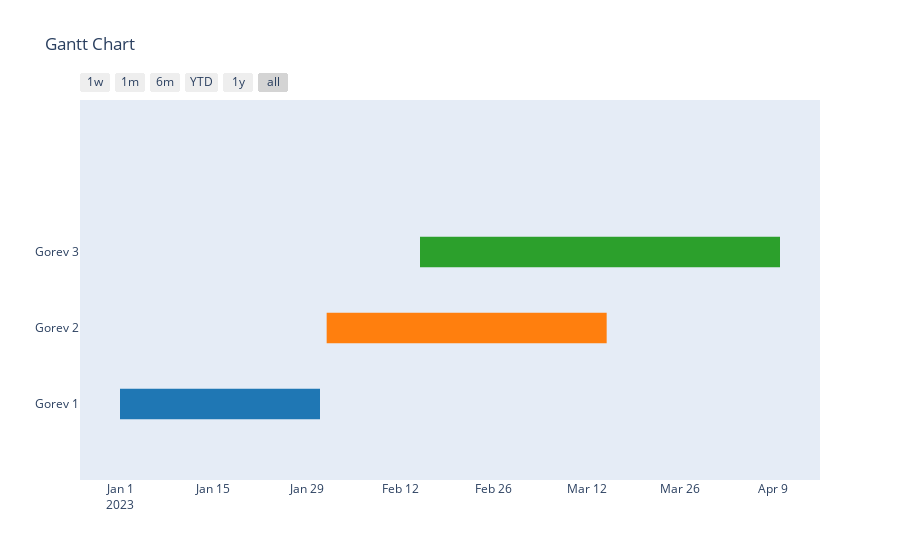

Notebook code for this chart:
### Markdown cell above
# Gantt Chart

### Code cell
import plotly.figure_factory as ff

data = [
    dict(Task="Gorev 1", Start='2023-01-01', Finish='2023-01-31'),
    dict(Task="Gorev 2", Start='2023-02-01', Finish='2023-03-15'),
    dict(Task="Gorev 3", Start='2023-02-15', Finish='2023-04-10'),
]

fig = ff.create_gantt(data)
fig.write_image('gantt_chart.png')
fig.show()

### Figure 1 — Plotly figure (JSON) as saved in the notebook; plotly's stock layout.template omitted (floating-point values rounded to 4 significant figures)
{"data": [{"fill": "toself", "fillcolor": "rgb(255, 127, 14)", "hoverinfo": "name", "legendgroup": "rgb(255, 127, 14)", "mode": "none", "name": "Gorev 2", "type": "scatter", "x": ["2023-02-01", "2023-03-15", "2023-03-15", "2023-02-01"], "y": [0.8, 0.8, 1.2, 1.2]}, {"fill": "toself", "fillcolor": "rgb(31, 119, 180)", "hoverinfo": "name", "legendgroup": "rgb(31, 119, 180)", "mode": "none", "name": "Gorev 1", "type": "scatter", "x": ["2023-01-01", "2023-01-31", "2023-01-31", "2023-01-01"], "y": [-0.2, -0.2, 0.2, 0.2]}, {"fill": "toself", "fillcolor": "rgb(44, 160, 44)", "hoverinfo": "name", "legendgroup": "rgb(44, 160, 44)", "mode": "none", "name": "Gorev 3", "type": "scatter", "x": ["2023-02-15", "2023-04-10", "2023-04-10", "2023-02-15"], "y": [1.8, 1.8, 2.2, 2.2]}, {"legendgroup": "rgb(255, 127, 14)", "marker": {"color": "rgb(255, 127, 14)", "opacity": 0, "size": 1}, "mode": "markers", "name": "", "showlegend": false, "text": [null, null], "type": "scatter", "x": ["2023-02-01", "2023-03-15"], "y": [1, 1]}, {"legendgroup": "rgb(31, 119, 180)", "marker": {"color": "rgb(31, 119, 180)", "opacity": 0, "size": 1}, "mode": "markers", "name": "", "showlegend": false, "text": [null, null], "type": "scatter", "x": ["2023-01-01", "2023-01-31"], "y": [0, 0]}, {"legendgroup": "rgb(44, 160, 44)", "marker": {"color": "rgb(44, 160, 44)", "opacity": 0, "size": 1}, "mode": "markers", "name": "", "showlegend": false, "text": [null, null], "type": "scatter", "x": ["2023-02-15", "2023-04-10"], "y": [2, 2]}], "layout": {"autosize": true, "hovermode": "closest", "showlegend": false, "title": {"text": "Gantt Chart"}, "xaxis": {"autorange": true, "range": ["2022-12-26 04:15:20.8566", "2023-04-15 19:44:39.1434"], "rangeselector": {"buttons": [{"count": 7, "label": "1w", "step": "day", "stepmode": "backward"}, {"count": 1, "label": "1m", "step": "month", "stepmode": "backward"}, {"count": 6, "label": "6m", "step": "month", "stepmode": "backward"}, {"count": 1, "label": "YTD", "step": "year", "stepmode": "todate"}, {"count": 1, "label": "1y", "step": "year", "stepmode": "backward"}, {"step": "all"}]}, "showgrid": false, "type": "date", "zeroline": false}, "yaxis": {"autorange": false, "range": [-1, 4], "showgrid": false, "ticktext": ["Gorev 1", "Gorev 2", "Gorev 3"], "tickvals": [0, 1, 2], "type": "linear", "zeroline": false}}}
